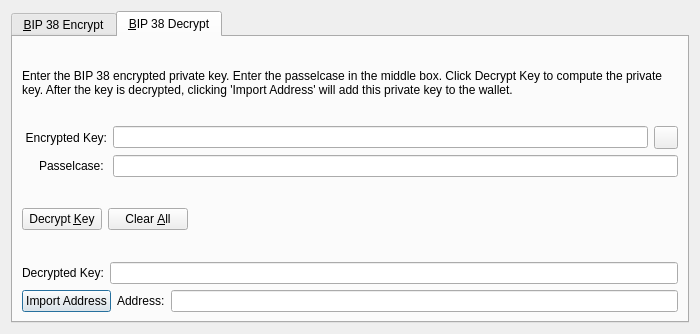
<?xml version="1.0" encoding="UTF-8"?>
<ui version="4.0">
 <class>Bip38ToolDialog</class>
 <widget class="QDialog" name="Bip38ToolDialog">
  <property name="geometry">
   <rect>
    <x>0</x>
    <y>0</y>
    <width>700</width>
    <height>334</height>
   </rect>
  </property>
  <property name="windowTitle">
   <string>BIP 38 Tool</string>
  </property>
  <property name="modal">
   <bool>true</bool>
  </property>
  <layout class="QVBoxLayout" name="verticalLayout">
   <item>
    <widget class="QTabWidget" name="tabWidget">
     <property name="currentIndex">
      <number>1</number>
     </property>
     <widget class="QWidget" name="tabBip38Encrypt">
      <attribute name="title">
       <string>&amp;BIP 38 Encrypt</string>
      </attribute>
      <layout class="QVBoxLayout" name="verticalLayout_SM">
       <item>
        <widget class="QLabel" name="infoLabel_ENC">
         <property name="text">
          <string>Enter a Elecash Address that you would like to encrypt using BIP 38. Enter a passelcase in the middle box. Press encrypt to compute the encrypted private key.</string>
         </property>
         <property name="textFormat">
          <enum>Qt::PlainText</enum>
         </property>
         <property name="wordWrap">
          <bool>true</bool>
         </property>
        </widget>
       </item>
       <item>
        <layout class="QHBoxLayout" name="horizontalLayout_1_ENC">
         <item>
          <widget class="QLabel" name="label_5">
           <property name="minimumSize">
            <size>
             <width>85</width>
             <height>0</height>
            </size>
           </property>
           <property name="text">
            <string>Address:</string>
           </property>
           <property name="alignment">
            <set>Qt::AlignRight|Qt::AlignTrailing|Qt::AlignVCenter</set>
           </property>
          </widget>
         </item>
         <item>
          <widget class="QValidatedLineEdit" name="addressIn_ENC">
           <property name="toolTip">
            <string>The Elecash address to sign the message with</string>
           </property>
          </widget>
         </item>
         <item>
          <widget class="QToolButton" name="addressBookButton_ENC">
           <property name="toolTip">
            <string>Choose previously used address</string>
           </property>
           <property name="autoFillBackground">
            <bool>false</bool>
           </property>
           <property name="text">
            <string/>
           </property>
           <property name="icon">
            <iconset resource="../elecash.qrc">
             <normaloff>:/icons/address-book</normaloff>:/icons/address-book</iconset>
           </property>
           <property name="shortcut">
            <string>Alt+A</string>
           </property>
          </widget>
         </item>
         <item>
          <widget class="QToolButton" name="pasteButton_ENC">
           <property name="toolTip">
            <string>Paste address from clipboard</string>
           </property>
           <property name="text">
            <string/>
           </property>
           <property name="icon">
            <iconset resource="../elecash.qrc">
             <normaloff>:/icons/editpaste</normaloff>:/icons/editpaste</iconset>
           </property>
           <property name="shortcut">
            <string>Alt+P</string>
           </property>
          </widget>
         </item>
        </layout>
       </item>
       <item>
        <layout class="QHBoxLayout" name="horizontalLayout_5">
         <item>
          <widget class="QLabel" name="label_6">
           <property name="minimumSize">
            <size>
             <width>85</width>
             <height>0</height>
            </size>
           </property>
           <property name="text">
            <string>Passelcase: </string>
           </property>
           <property name="alignment">
            <set>Qt::AlignRight|Qt::AlignTrailing|Qt::AlignVCenter</set>
           </property>
          </widget>
         </item>
         <item>
          <widget class="QLineEdit" name="passelcaseIn_ENC">
           <property name="echoMode">
            <enum>QLineEdit::Password</enum>
           </property>
          </widget>
         </item>
        </layout>
       </item>
       <item>
        <layout class="QHBoxLayout" name="horizontalLayout_2_ENC">
         <item>
          <widget class="QLabel" name="encryptedKeyLabel_ENC">
           <property name="minimumSize">
            <size>
             <width>85</width>
             <height>0</height>
            </size>
           </property>
           <property name="text">
            <string>Encrypted Key:</string>
           </property>
           <property name="textFormat">
            <enum>Qt::PlainText</enum>
           </property>
           <property name="alignment">
            <set>Qt::AlignRight|Qt::AlignTrailing|Qt::AlignVCenter</set>
           </property>
          </widget>
         </item>
         <item>
          <widget class="QLineEdit" name="encryptedKeyOut_ENC">
           <property name="font">
            <font>
             <italic>true</italic>
            </font>
           </property>
           <property name="readOnly">
            <bool>true</bool>
           </property>
          </widget>
         </item>
         <item>
          <widget class="QToolButton" name="copyKeyButton_ENC">
           <property name="toolTip">
            <string>Copy the current signature to the system clipboard</string>
           </property>
           <property name="text">
            <string/>
           </property>
           <property name="icon">
            <iconset resource="../elecash.qrc">
             <normaloff>:/icons/editcopy</normaloff>:/icons/editcopy</iconset>
           </property>
          </widget>
         </item>
        </layout>
       </item>
       <item>
        <layout class="QHBoxLayout" name="horizontalLayout_3_ENC">
         <item>
          <widget class="QPushButton" name="encryptKeyButton_ENC">
           <property name="toolTip">
            <string>Encrypt the private key for this Elecash address</string>
           </property>
           <property name="text">
            <string>Encrypt &amp;Key</string>
           </property>
           <property name="autoDefault">
            <bool>false</bool>
           </property>
          </widget>
         </item>
         <item>
          <widget class="QPushButton" name="clearButton_ENC">
           <property name="toolTip">
            <string>Reset all fields</string>
           </property>
           <property name="text">
            <string>Clear &amp;All</string>
           </property>
           <property name="autoDefault">
            <bool>false</bool>
           </property>
          </widget>
         </item>
         <item>
          <spacer name="horizontalSpacer_1_ENC">
           <property name="orientation">
            <enum>Qt::Horizontal</enum>
           </property>
           <property name="sizeHint" stdset="0">
            <size>
             <width>40</width>
             <height>48</height>
            </size>
           </property>
          </spacer>
         </item>
         <item>
          <widget class="QLabel" name="statusLabel_ENC">
           <property name="font">
            <font>
             <weight>75</weight>
             <bold>true</bold>
            </font>
           </property>
           <property name="text">
            <string/>
           </property>
           <property name="wordWrap">
            <bool>true</bool>
           </property>
          </widget>
         </item>
         <item>
          <spacer name="horizontalSpacer_2_ENC">
           <property name="orientation">
            <enum>Qt::Horizontal</enum>
           </property>
           <property name="sizeHint" stdset="0">
            <size>
             <width>40</width>
             <height>48</height>
            </size>
           </property>
          </spacer>
         </item>
        </layout>
       </item>
      </layout>
     </widget>
     <widget class="QWidget" name="tabBip38Decrypt">
      <attribute name="title">
       <string>&amp;BIP 38 Decrypt</string>
      </attribute>
      <layout class="QVBoxLayout" name="verticalLayout_VM">
       <item>
        <widget class="QLabel" name="infoLabel_DEC">
         <property name="text">
          <string>Enter the BIP 38 encrypted private key. Enter the passelcase in the middle box. Click Decrypt Key to compute the private key. After the key is decrypted, clicking 'Import Address' will add this private key to the wallet.</string>
         </property>
         <property name="textFormat">
          <enum>Qt::PlainText</enum>
         </property>
         <property name="wordWrap">
          <bool>true</bool>
         </property>
        </widget>
       </item>
       <item>
        <layout class="QHBoxLayout" name="horizontalLayout_3">
         <item>
          <widget class="QLabel" name="label_2">
           <property name="minimumSize">
            <size>
             <width>85</width>
             <height>0</height>
            </size>
           </property>
           <property name="text">
            <string>Encrypted Key:</string>
           </property>
           <property name="alignment">
            <set>Qt::AlignRight|Qt::AlignTrailing|Qt::AlignVCenter</set>
           </property>
          </widget>
         </item>
         <item>
          <widget class="QValidatedLineEdit" name="encryptedKeyIn_DEC">
           <property name="toolTip">
            <string>The encrypted private key</string>
           </property>
          </widget>
         </item>
         <item>
          <widget class="QToolButton" name="pasteButton_DEC">
           <property name="toolTip">
            <string>Paste address from clipboard</string>
           </property>
           <property name="text">
            <string/>
           </property>
           <property name="icon">
            <iconset resource="../elecash.qrc">
             <normaloff>:/icons/editpaste</normaloff>:/icons/editpaste</iconset>
           </property>
           <property name="shortcut">
            <string>Alt+P</string>
           </property>
          </widget>
         </item>
        </layout>
       </item>
       <item>
        <layout class="QHBoxLayout" name="horizontalLayout">
         <item>
          <widget class="QLabel" name="label">
           <property name="minimumSize">
            <size>
             <width>85</width>
             <height>0</height>
            </size>
           </property>
           <property name="text">
            <string>Passelcase: </string>
           </property>
           <property name="alignment">
            <set>Qt::AlignRight|Qt::AlignTrailing|Qt::AlignVCenter</set>
           </property>
          </widget>
         </item>
         <item>
          <widget class="QLineEdit" name="passelcaseIn_DEC">
           <property name="echoMode">
            <enum>QLineEdit::Password</enum>
           </property>
          </widget>
         </item>
        </layout>
       </item>
       <item>
        <layout class="QHBoxLayout" name="horizontalLayout_2_DEC">
         <item>
          <widget class="QPushButton" name="decryptKeyButton_DEC">
           <property name="toolTip">
            <string>Decrypt the entered key using the passelcase</string>
           </property>
           <property name="text">
            <string>Decrypt &amp;Key</string>
           </property>
           <property name="autoDefault">
            <bool>false</bool>
           </property>
          </widget>
         </item>
         <item>
          <widget class="QPushButton" name="clearButton_DEC">
           <property name="toolTip">
            <string>Reset all fields</string>
           </property>
           <property name="text">
            <string>Clear &amp;All</string>
           </property>
           <property name="autoDefault">
            <bool>false</bool>
           </property>
          </widget>
         </item>
         <item>
          <spacer name="horizontalSpacer_1_DEC">
           <property name="orientation">
            <enum>Qt::Horizontal</enum>
           </property>
           <property name="sizeHint" stdset="0">
            <size>
             <width>40</width>
             <height>48</height>
            </size>
           </property>
          </spacer>
         </item>
         <item>
          <widget class="QLabel" name="statusLabel_DEC">
           <property name="font">
            <font>
             <weight>75</weight>
             <bold>true</bold>
            </font>
           </property>
           <property name="text">
            <string/>
           </property>
           <property name="wordWrap">
            <bool>true</bool>
           </property>
          </widget>
         </item>
         <item>
          <spacer name="horizontalSpacer_2_DEC">
           <property name="orientation">
            <enum>Qt::Horizontal</enum>
           </property>
           <property name="sizeHint" stdset="0">
            <size>
             <width>40</width>
             <height>48</height>
            </size>
           </property>
          </spacer>
         </item>
        </layout>
       </item>
       <item>
        <layout class="QHBoxLayout" name="horizontalLayout_2">
         <item>
          <widget class="QLabel" name="label_3">
           <property name="text">
            <string>Decrypted Key:</string>
           </property>
          </widget>
         </item>
         <item>
          <widget class="QValidatedLineEdit" name="decryptedKeyOut_DEC"/>
         </item>
        </layout>
       </item>
       <item>
        <layout class="QHBoxLayout" name="horizontalLayout_4">
         <item>
          <widget class="QPushButton" name="importAddressButton_DEC">
           <property name="text">
            <string>Import Address</string>
           </property>
          </widget>
         </item>
         <item>
          <widget class="QLabel" name="label_4">
           <property name="text">
            <string>Address:</string>
           </property>
          </widget>
         </item>
         <item>
          <widget class="QLineEdit" name="addressOut_DEC"/>
         </item>
        </layout>
       </item>
      </layout>
     </widget>
    </widget>
   </item>
  </layout>
 </widget>
 <customwidgets>
  <customwidget>
   <class>QValidatedLineEdit</class>
   <extends>QLineEdit</extends>
   <header>qvalidatedlineedit.h</header>
  </customwidget>
 </customwidgets>
 <resources>
  <include location="../elecash.qrc"/>
 </resources>
 <connections/>
</ui>
